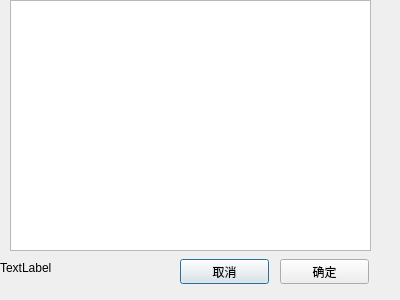
<?xml version="1.0" encoding="UTF-8"?>
<ui version="4.0">
 <class>CDeviceModPreview</class>
 <widget class="QDialog" name="CDeviceModPreview">
  <property name="geometry">
   <rect>
    <x>0</x>
    <y>0</y>
    <width>400</width>
    <height>300</height>
   </rect>
  </property>
  <property name="windowTitle">
   <string>Dialog</string>
  </property>
  <widget class="CKeyButton" name="pushButton_cancel">
   <property name="geometry">
    <rect>
     <x>180</x>
     <y>259</y>
     <width>89</width>
     <height>25</height>
    </rect>
   </property>
   <property name="text">
    <string>取消</string>
   </property>
  </widget>
  <widget class="QLabel" name="label_lineno">
   <property name="geometry">
    <rect>
     <x>0</x>
     <y>259</y>
     <width>67</width>
     <height>17</height>
    </rect>
   </property>
   <property name="text">
    <string>TextLabel</string>
   </property>
  </widget>
  <widget class="CKeyButton" name="pushButton_ok">
   <property name="geometry">
    <rect>
     <x>280</x>
     <y>259</y>
     <width>89</width>
     <height>25</height>
    </rect>
   </property>
   <property name="text">
    <string>确定</string>
   </property>
  </widget>
  <widget class="CKeyTableWidget" name="tableWidget">
   <property name="geometry">
    <rect>
     <x>10</x>
     <y>0</y>
     <width>361</width>
     <height>251</height>
    </rect>
   </property>
  </widget>
 </widget>
 <customwidgets>
  <customwidget>
   <class>CKeyButton</class>
   <extends>QPushButton</extends>
   <header>UiCommon/ckeybutton.h</header>
  </customwidget>
  <customwidget>
   <class>CKeyTableWidget</class>
   <extends>QTableWidget</extends>
   <header>UiCommon/ckeytablewidget.h</header>
  </customwidget>
 </customwidgets>
 <resources/>
 <connections/>
</ui>
